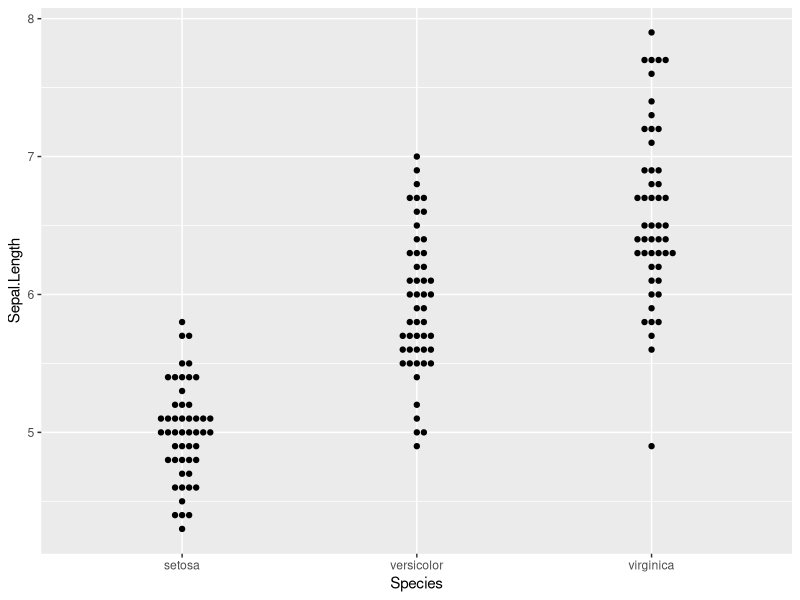
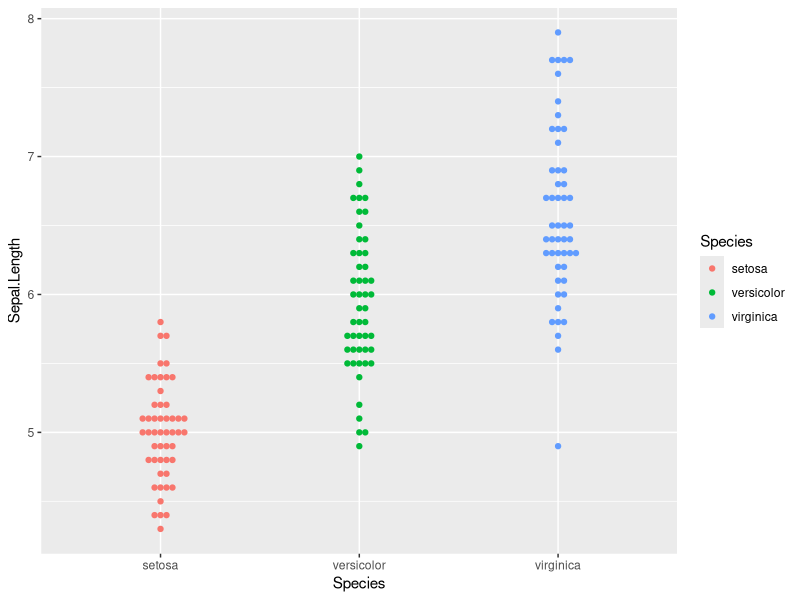
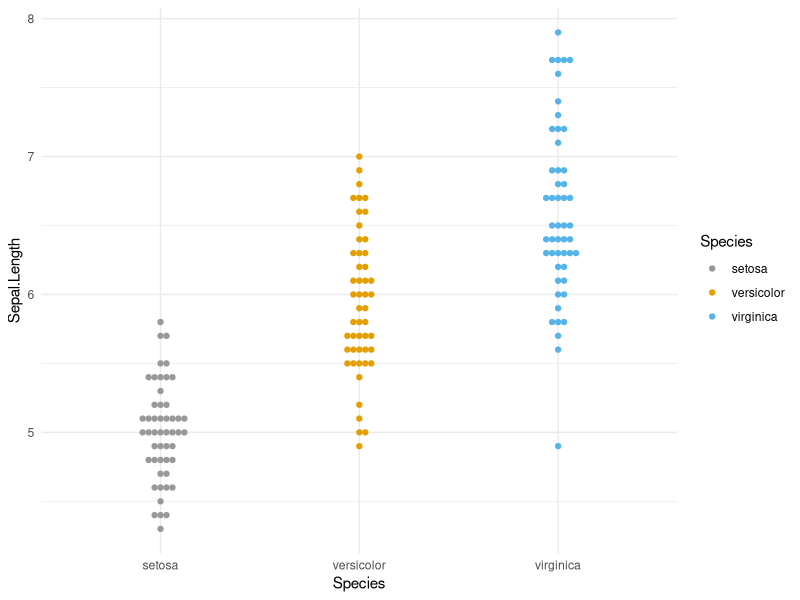

Write R code to recreate these figures, in order. (Note: this script raises an error after producing the figures.)
## ---- chunk 1
knitr::opts_chunk$set( warning=FALSE, message=FALSE, fig.align='center')
## ---- chunk 2
# install.packages("ggbeeswarm")
library(ggbeeswarm)
library(ggplot2)
## ---- chunk 3
data(iris)
## ---- chunk 4
ggplot(iris,aes(x=Species, y=Sepal.Length)) +
  geom_beeswarm()
## ---- chunk 5
ggplot(iris,aes(x=Species, y=Sepal.Length, colour=Species)) +
  geom_beeswarm()
## ---- chunk 6
ggplot(iris,aes(x=Species, y=Sepal.Length, colour=Species)) +
  geom_beeswarm() +
  scale_color_manual(values=c("#999999", "#E69F00", "#56B4E9")) +
  theme_minimal()
## ---- chunk 7
htmltools::includeHTML("htmlChunkRelatedDistribution.html")
